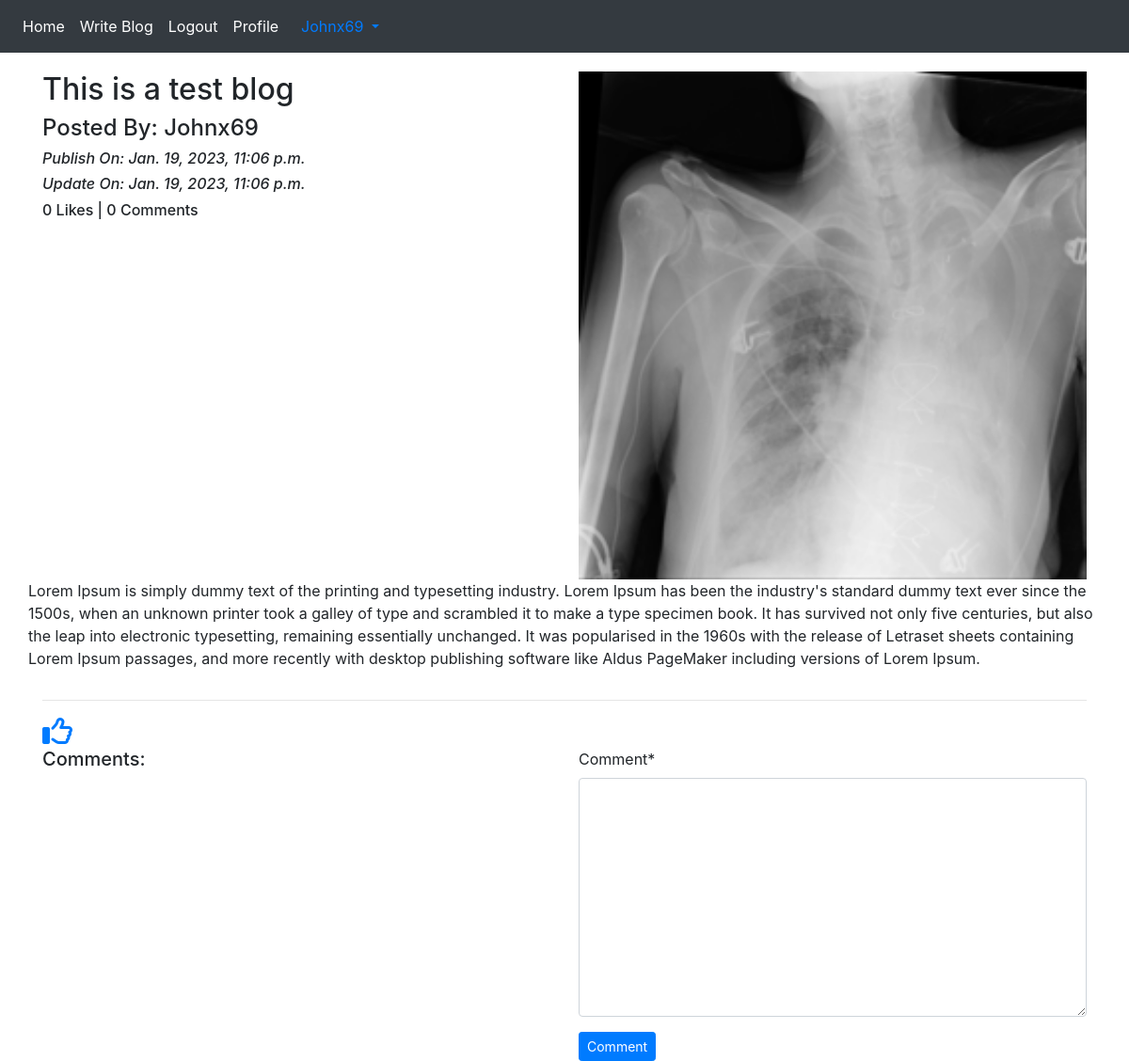
/blog/details/This-is-a-test-blog-89ac67fe-38c2-4294-b47b-0414e5e48afc (signed in), run on the app's committed database.
### App_Blog/models.py (models this page shows, shortened)
class Blog(models.Model):
    author = models.ForeignKey(User, on_delete=models.CASCADE, related_name='post_author')
    blog_title = models.CharField(max_length=264, verbose_name='Put a Title')
    slug = models.SlugField(max_length=264, unique=True)
    blog_content = models.TextField(verbose_name='What is on your mind?')
    blog_image = models.ImageField(upload_to='blog_images', verbose_name="Blog Images")
    publish_date = models.DateTimeField(auto_now_add=True)
    update_date = models.DateTimeField(auto_now_add=True)
    class Meta:
        ordering = ['-publish_date']

### App_Blog/views.py (the view, shortened to what this page needs)
# urls.py: path('details/<slug>', views.blog_details, name = 'blog_details'),
def blog_details(request, slug):
    blog = Blog.objects.get(slug=slug)
    comment_form = CommentForm()
    already_liked = Likes.objects.filter(blog=blog, user=request.user)
    if already_liked:
        liked = True
    else:
        liked = False
    return render(request, 'App_Blog/blog_details.html', context={'blog': blog, 'comment_form': comment_form, 'liked': liked})

### App_Blog/forms.py
class CommentForm(forms.ModelForm):
    class Meta:
        model = Comment
        fields = ('comment', )

### templates/App_Blog/blog_details.html (shortened to what this page needs)
{% extends 'base.html' %}
{% load crispy_forms_tags %}
{% block body_block %}
    <div class="row">
        <div class="col-sm-6">
            <h2>{{ blog.blog_title }}</h2>
            <h4>Posted By: {{ blog.author }}</h4>
            <i><h6>Publish On: {{ blog.publish_date }}</h6></i>
            <i><h6>Update On: {{ blog.update_date }}</h6></i>
            <h6>{{ blog.liked_blog.count }} Likes | {{ blog.blog_comment.count }} Comments</h6>
        </div>
        <div class="col-sm-6">
            <img src="/media/{{ blog.blog_image }}" alt="" width="100%">
        </div>
        {{ blog.blog_content|linebreaks }}
    </div>
    <hr>
    {% if not liked %}
        <a href="{% url 'App_Blog:liked_post' pk=blog.pk %}">
            <i class="fa-regular fa-thumbs-up fa-2x"></i>
        </a>
    {% else %}
        <a href="{% url 'App_Blog:unliked_post' pk=blog.pk %}">
            <i class="fa-regular fa-thumbs-down fa-2x"></i>
        </a>
    {% endif %}
    <div class="row">
        <div class="col-sm-6">
            <h5>Comments:</h5>
        </div>
        <div class="col-sm-6">
            <form action="" method="POST">
                {{ comment_form|crispy }}
                <button type="submit" class="btn btn-primary btn-sm">Comment</button>
            </form>
        </div>
    </div>
{% endblock %}

### templates/base.html (shortened to what this page needs)
<!doctype html>
<html lang="en">
<head>
    <link rel="stylesheet" href="https://cdn.jsdelivr.net/npm/bootstrap@4.6.2/dist/css/bootstrap.min.css"
>
    <link rel="stylesheet" href="https://cdnjs.cloudflare.com/ajax/libs/font-awesome/6.2.1/css/all.min.css"
 />
</head>
<body>
    <nav class="navbar navbar-expand-sm bg-dark navbar-dark">
        <ul class="navbar-nav">
            <li class="nav-item active">
                <a href="{% url 'index' %}" class="nav-link">Home</a>
            </li>
            {% if user.is_authenticated %}
            <li class="nav-item active">
                <a href="{% url 'App_Blog:create_blog' %}" class='nav-link'>Write Blog</a>
            </li>
            <li class="nav-item active">
                <a href="{% url 'App_Login:logout' %}" class='nav-link'>Logout</a>
            </li>
            <li class="nav-item active">
                <a href="{% url 'App_Login:profile' %}" class='nav-link'>Profile</a>
            </li>
            {% endif %}
        </ul>
        {% if user.is_authenticated %}
        <div class="nav-item dropdown">
            <a href="" class="nav-link dropdown-toggle" id='navbardrop' data-toggle='dropdown'>
                {{ user.username }}
            </a>
        </div>
        {% endif %}
    </nav>
    <div class="container" style="padding-top: 20px;">
        {% block body_block %}
        {% endblock %}
    </div>
</body>
</html>

### data on the page
Blog: blog_title "This is a test blog", author "Johnx69", publish_date "Jan. 19, 2023, 11:06 p.m.", update_date "Jan. 19, 2023, 11:06 p.m.", liked_blog.count "0", blog_comment.count "0", blog_image (picture), blog_content "Lorem Ipsum is simply dummy text of the printing and typesetting industry. Lorem Ipsum has been the industry's standard dummy text ever since the 1500s, when an unknown printer took a galley of type and scrambled it to make a type specimen book. It has survived not only five centuries, but also the leap into electronic typesetting, remaining essentially unchanged. It was popularised in the 1960s with the release of Letraset sheets containing Lorem Ipsum passages, and more recently with desktop publishing software like Aldus PageMaker including versions of Lorem Ipsum."

### other printed values
{{ user.username }} "Johnx69"
